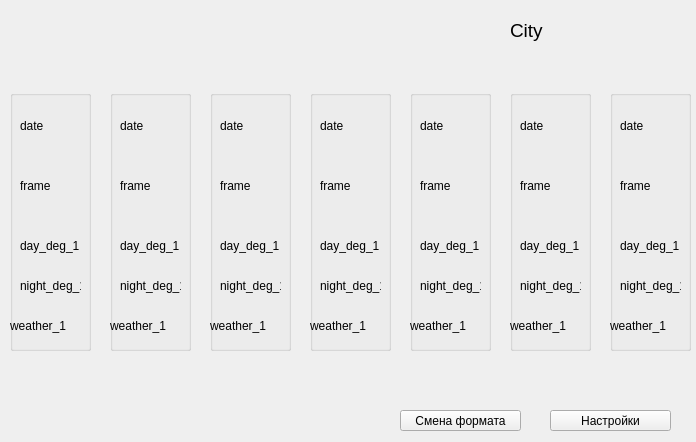
<?xml version="1.0" encoding="UTF-8"?>
<ui version="4.0">
 <class>week</class>
 <widget class="QWidget" name="week">
  <property name="geometry">
   <rect>
    <x>0</x>
    <y>0</y>
    <width>696</width>
    <height>442</height>
   </rect>
  </property>
  <property name="minimumSize">
   <size>
    <width>696</width>
    <height>442</height>
   </size>
  </property>
  <property name="maximumSize">
   <size>
    <width>696</width>
    <height>442</height>
   </size>
  </property>
  <property name="windowTitle">
   <string>Widget</string>
  </property>
  <widget class="QPushButton" name="ChangeFormat">
   <property name="geometry">
    <rect>
     <x>400</x>
     <y>410</y>
     <width>121</width>
     <height>21</height>
    </rect>
   </property>
   <property name="text">
    <string>Смена формата</string>
   </property>
  </widget>
  <widget class="QPushButton" name="Setting">
   <property name="geometry">
    <rect>
     <x>550</x>
     <y>410</y>
     <width>121</width>
     <height>21</height>
    </rect>
   </property>
   <property name="text">
    <string>Настройки</string>
   </property>
  </widget>
  <widget class="QGroupBox" name="day_1">
   <property name="geometry">
    <rect>
     <x>10</x>
     <y>90</y>
     <width>81</width>
     <height>261</height>
    </rect>
   </property>
   <property name="title">
    <string/>
   </property>
   <widget class="QLabel" name="date_1">
    <property name="geometry">
     <rect>
      <x>10</x>
      <y>20</y>
      <width>71</width>
      <height>31</height>
     </rect>
    </property>
    <property name="text">
     <string>date</string>
    </property>
   </widget>
   <widget class="QLabel" name="frame_1">
    <property name="geometry">
     <rect>
      <x>10</x>
      <y>70</y>
      <width>61</width>
      <height>51</height>
     </rect>
    </property>
    <property name="text">
     <string>frame</string>
    </property>
   </widget>
   <widget class="QLabel" name="day_deg_1">
    <property name="geometry">
     <rect>
      <x>10</x>
      <y>140</y>
      <width>61</width>
      <height>31</height>
     </rect>
    </property>
    <property name="text">
     <string>day_deg_1</string>
    </property>
   </widget>
   <widget class="QLabel" name="night_deg_1">
    <property name="geometry">
     <rect>
      <x>10</x>
      <y>180</y>
      <width>61</width>
      <height>31</height>
     </rect>
    </property>
    <property name="text">
     <string>night_deg_1</string>
    </property>
   </widget>
   <widget class="QLabel" name="weather_1">
    <property name="geometry">
     <rect>
      <x>0</x>
      <y>220</y>
      <width>81</width>
      <height>31</height>
     </rect>
    </property>
    <property name="text">
     <string>weather_1</string>
    </property>
   </widget>
  </widget>
  <widget class="QLabel" name="City">
   <property name="geometry">
    <rect>
     <x>510</x>
     <y>10</y>
     <width>161</width>
     <height>41</height>
    </rect>
   </property>
   <property name="font">
    <font>
     <pointsize>14</pointsize>
    </font>
   </property>
   <property name="text">
    <string>City</string>
   </property>
  </widget>
  <widget class="QGroupBox" name="day_2">
   <property name="geometry">
    <rect>
     <x>110</x>
     <y>90</y>
     <width>81</width>
     <height>261</height>
    </rect>
   </property>
   <property name="title">
    <string/>
   </property>
   <widget class="QLabel" name="date_2">
    <property name="geometry">
     <rect>
      <x>10</x>
      <y>20</y>
      <width>71</width>
      <height>31</height>
     </rect>
    </property>
    <property name="text">
     <string>date</string>
    </property>
   </widget>
   <widget class="QLabel" name="frame_2">
    <property name="geometry">
     <rect>
      <x>10</x>
      <y>70</y>
      <width>61</width>
      <height>51</height>
     </rect>
    </property>
    <property name="text">
     <string>frame</string>
    </property>
   </widget>
   <widget class="QLabel" name="day_deg_2">
    <property name="geometry">
     <rect>
      <x>10</x>
      <y>140</y>
      <width>61</width>
      <height>31</height>
     </rect>
    </property>
    <property name="text">
     <string>day_deg_1</string>
    </property>
   </widget>
   <widget class="QLabel" name="night_deg_2">
    <property name="geometry">
     <rect>
      <x>10</x>
      <y>180</y>
      <width>61</width>
      <height>31</height>
     </rect>
    </property>
    <property name="text">
     <string>night_deg_1</string>
    </property>
   </widget>
   <widget class="QLabel" name="weather_2">
    <property name="geometry">
     <rect>
      <x>0</x>
      <y>220</y>
      <width>81</width>
      <height>31</height>
     </rect>
    </property>
    <property name="text">
     <string>weather_1</string>
    </property>
   </widget>
  </widget>
  <widget class="QGroupBox" name="day_3">
   <property name="geometry">
    <rect>
     <x>210</x>
     <y>90</y>
     <width>81</width>
     <height>261</height>
    </rect>
   </property>
   <property name="title">
    <string/>
   </property>
   <widget class="QLabel" name="date_3">
    <property name="geometry">
     <rect>
      <x>10</x>
      <y>20</y>
      <width>71</width>
      <height>31</height>
     </rect>
    </property>
    <property name="text">
     <string>date</string>
    </property>
   </widget>
   <widget class="QLabel" name="frame_3">
    <property name="geometry">
     <rect>
      <x>10</x>
      <y>70</y>
      <width>61</width>
      <height>51</height>
     </rect>
    </property>
    <property name="text">
     <string>frame</string>
    </property>
   </widget>
   <widget class="QLabel" name="day_deg_3">
    <property name="geometry">
     <rect>
      <x>10</x>
      <y>140</y>
      <width>61</width>
      <height>31</height>
     </rect>
    </property>
    <property name="text">
     <string>day_deg_1</string>
    </property>
   </widget>
   <widget class="QLabel" name="night_deg_3">
    <property name="geometry">
     <rect>
      <x>10</x>
      <y>180</y>
      <width>61</width>
      <height>31</height>
     </rect>
    </property>
    <property name="text">
     <string>night_deg_1</string>
    </property>
   </widget>
   <widget class="QLabel" name="weather_3">
    <property name="geometry">
     <rect>
      <x>0</x>
      <y>220</y>
      <width>81</width>
      <height>31</height>
     </rect>
    </property>
    <property name="text">
     <string>weather_1</string>
    </property>
   </widget>
  </widget>
  <widget class="QGroupBox" name="day_4">
   <property name="geometry">
    <rect>
     <x>310</x>
     <y>90</y>
     <width>81</width>
     <height>261</height>
    </rect>
   </property>
   <property name="title">
    <string/>
   </property>
   <widget class="QLabel" name="date_4">
    <property name="geometry">
     <rect>
      <x>10</x>
      <y>20</y>
      <width>71</width>
      <height>31</height>
     </rect>
    </property>
    <property name="text">
     <string>date</string>
    </property>
   </widget>
   <widget class="QLabel" name="frame_4">
    <property name="geometry">
     <rect>
      <x>10</x>
      <y>70</y>
      <width>61</width>
      <height>51</height>
     </rect>
    </property>
    <property name="text">
     <string>frame</string>
    </property>
   </widget>
   <widget class="QLabel" name="day_deg_4">
    <property name="geometry">
     <rect>
      <x>10</x>
      <y>140</y>
      <width>61</width>
      <height>31</height>
     </rect>
    </property>
    <property name="text">
     <string>day_deg_1</string>
    </property>
   </widget>
   <widget class="QLabel" name="night_deg_4">
    <property name="geometry">
     <rect>
      <x>10</x>
      <y>180</y>
      <width>61</width>
      <height>31</height>
     </rect>
    </property>
    <property name="text">
     <string>night_deg_1</string>
    </property>
   </widget>
   <widget class="QLabel" name="weather_4">
    <property name="geometry">
     <rect>
      <x>0</x>
      <y>220</y>
      <width>81</width>
      <height>31</height>
     </rect>
    </property>
    <property name="text">
     <string>weather_1</string>
    </property>
   </widget>
  </widget>
  <widget class="QGroupBox" name="day_5">
   <property name="geometry">
    <rect>
     <x>410</x>
     <y>90</y>
     <width>81</width>
     <height>261</height>
    </rect>
   </property>
   <property name="title">
    <string/>
   </property>
   <widget class="QLabel" name="date_5">
    <property name="geometry">
     <rect>
      <x>10</x>
      <y>20</y>
      <width>71</width>
      <height>31</height>
     </rect>
    </property>
    <property name="text">
     <string>date</string>
    </property>
   </widget>
   <widget class="QLabel" name="frame_5">
    <property name="geometry">
     <rect>
      <x>10</x>
      <y>70</y>
      <width>61</width>
      <height>51</height>
     </rect>
    </property>
    <property name="text">
     <string>frame</string>
    </property>
   </widget>
   <widget class="QLabel" name="day_deg_5">
    <property name="geometry">
     <rect>
      <x>10</x>
      <y>140</y>
      <width>61</width>
      <height>31</height>
     </rect>
    </property>
    <property name="text">
     <string>day_deg_1</string>
    </property>
   </widget>
   <widget class="QLabel" name="night_deg_5">
    <property name="geometry">
     <rect>
      <x>10</x>
      <y>180</y>
      <width>61</width>
      <height>31</height>
     </rect>
    </property>
    <property name="text">
     <string>night_deg_1</string>
    </property>
   </widget>
   <widget class="QLabel" name="weather_5">
    <property name="geometry">
     <rect>
      <x>0</x>
      <y>220</y>
      <width>81</width>
      <height>31</height>
     </rect>
    </property>
    <property name="text">
     <string>weather_1</string>
    </property>
   </widget>
  </widget>
  <widget class="QGroupBox" name="day_6">
   <property name="geometry">
    <rect>
     <x>510</x>
     <y>90</y>
     <width>81</width>
     <height>261</height>
    </rect>
   </property>
   <property name="title">
    <string/>
   </property>
   <widget class="QLabel" name="date_6">
    <property name="geometry">
     <rect>
      <x>10</x>
      <y>20</y>
      <width>71</width>
      <height>31</height>
     </rect>
    </property>
    <property name="text">
     <string>date</string>
    </property>
   </widget>
   <widget class="QLabel" name="frame_6">
    <property name="geometry">
     <rect>
      <x>10</x>
      <y>70</y>
      <width>61</width>
      <height>51</height>
     </rect>
    </property>
    <property name="text">
     <string>frame</string>
    </property>
   </widget>
   <widget class="QLabel" name="day_deg_6">
    <property name="geometry">
     <rect>
      <x>10</x>
      <y>140</y>
      <width>61</width>
      <height>31</height>
     </rect>
    </property>
    <property name="text">
     <string>day_deg_1</string>
    </property>
   </widget>
   <widget class="QLabel" name="night_deg_6">
    <property name="geometry">
     <rect>
      <x>10</x>
      <y>180</y>
      <width>61</width>
      <height>31</height>
     </rect>
    </property>
    <property name="text">
     <string>night_deg_1</string>
    </property>
   </widget>
   <widget class="QLabel" name="weather_6">
    <property name="geometry">
     <rect>
      <x>0</x>
      <y>220</y>
      <width>81</width>
      <height>31</height>
     </rect>
    </property>
    <property name="text">
     <string>weather_1</string>
    </property>
   </widget>
  </widget>
  <widget class="QGroupBox" name="day_7">
   <property name="geometry">
    <rect>
     <x>610</x>
     <y>90</y>
     <width>81</width>
     <height>261</height>
    </rect>
   </property>
   <property name="title">
    <string/>
   </property>
   <widget class="QLabel" name="date_7">
    <property name="geometry">
     <rect>
      <x>10</x>
      <y>20</y>
      <width>71</width>
      <height>31</height>
     </rect>
    </property>
    <property name="text">
     <string>date</string>
    </property>
   </widget>
   <widget class="QLabel" name="frame_7">
    <property name="geometry">
     <rect>
      <x>10</x>
      <y>70</y>
      <width>61</width>
      <height>51</height>
     </rect>
    </property>
    <property name="text">
     <string>frame</string>
    </property>
   </widget>
   <widget class="QLabel" name="day_deg_7">
    <property name="geometry">
     <rect>
      <x>10</x>
      <y>140</y>
      <width>61</width>
      <height>31</height>
     </rect>
    </property>
    <property name="text">
     <string>day_deg_1</string>
    </property>
   </widget>
   <widget class="QLabel" name="night_deg_7">
    <property name="geometry">
     <rect>
      <x>10</x>
      <y>180</y>
      <width>61</width>
      <height>31</height>
     </rect>
    </property>
    <property name="text">
     <string>night_deg_1</string>
    </property>
   </widget>
   <widget class="QLabel" name="weather_7">
    <property name="geometry">
     <rect>
      <x>0</x>
      <y>220</y>
      <width>81</width>
      <height>31</height>
     </rect>
    </property>
    <property name="text">
     <string>weather_1</string>
    </property>
   </widget>
  </widget>
 </widget>
 <resources/>
 <connections/>
</ui>
